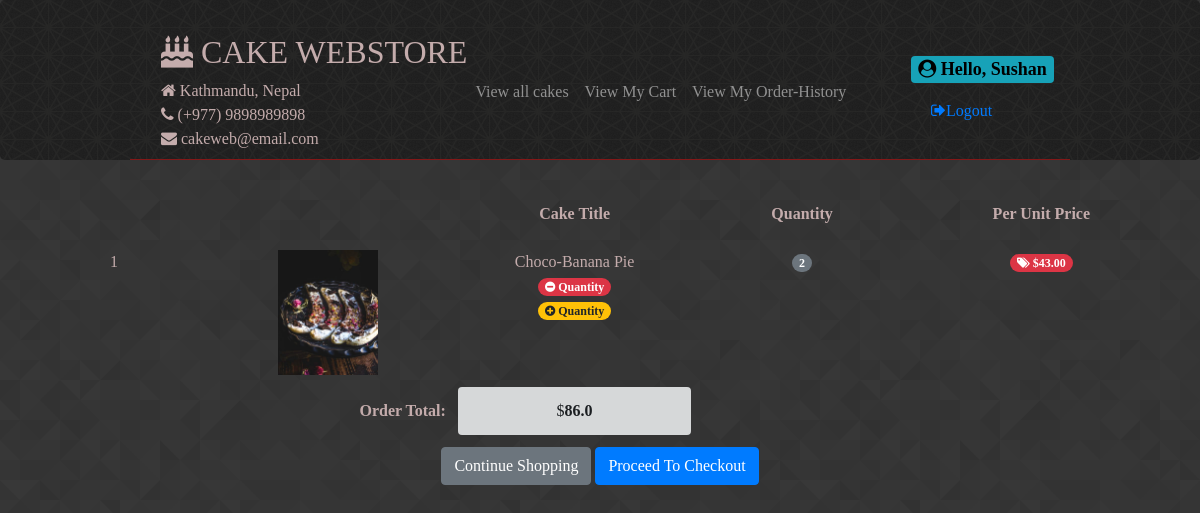
The page /order_summary/ (signed in) on the database as committed earlier.
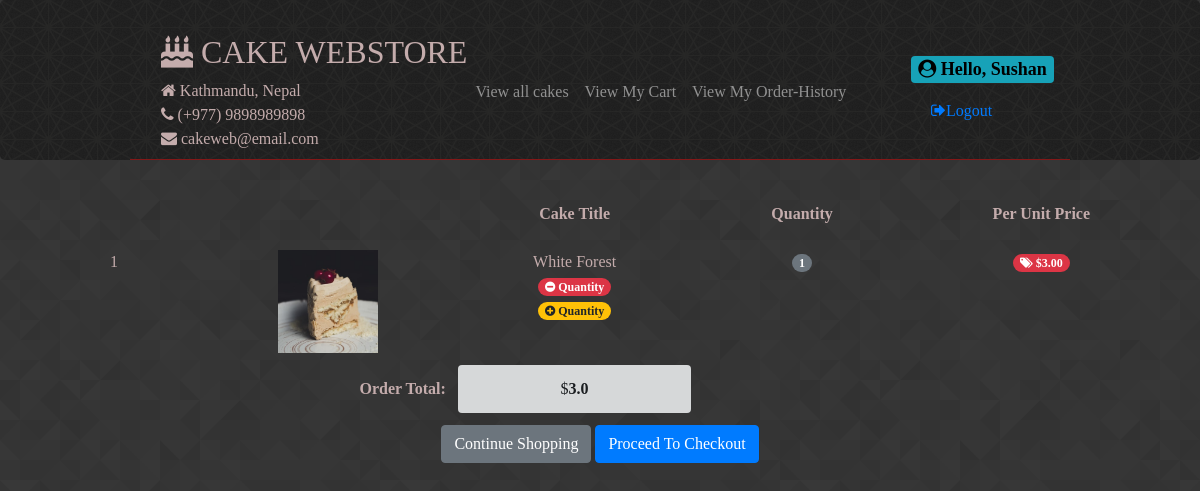
The same page on the database as committed later.
### store/models.py (models this page shows, shortened)
class OrderItem(models.Model):
    user = models.ForeignKey(settings.AUTH_USER_MODEL,
                             on_delete=models.CASCADE)
    ordered = models.BooleanField(default=False)
    item = models.ForeignKey(Product, on_delete=models.CASCADE)
    qty = models.IntegerField(default=1)

class Product(models.Model):
    id = models.AutoField(primary_key=True)
    name = models.CharField(max_length=200)
    description = models.TextField()
    occasion = models.CharField(choices=OCCASIONS, max_length=2, default='G')
    price = models.FloatField()
    discount_rate = models.FloatField(null=False, blank=True, default=0)
    sale_start = models.DateTimeField(blank=True, null=True, default=None)
    sale_end = models.DateTimeField(blank=True, null=True, default=None)
    photo = models.ImageField(blank=True, null=True,
                              default=None, upload_to='products')
    def is_on_sale(self):
        now = timezone.now()
        if self.sale_start:
            if self.sale_end:
                return self.sale_start <= now <= self.sale_end
            return self.sale_start <= now
        return False
    def get_price(self):
        return self.price
    def get_rounded_price(self):
        return round(self.price, 2)
    def current_price(self):
        if self.is_on_sale():
            discounted_price = self.price * (1 - self.discount_rate)
            return round(discounted_price, 2)
        return self.get_rounded_price()
    def __str__(self):
        return self.name

class Cart(models.Model):
    user = models.ForeignKey(settings.AUTH_USER_MODEL,
                             on_delete=models.CASCADE)
    items = models.ManyToManyField(OrderItem)
    start_date = models.DateTimeField(auto_now_add=True)
    ordered_date = models.DateTimeField()
    ordered = models.BooleanField(default=False)
    delivery_address = models.CharField(max_length=500, default='None')
    phone = models.CharField(max_length=20, default='None')
    def getCartItems(self):
        return self.items.all()
    def getCartTotal(self):
        return sum([each.item.current_price()*each.qty for each in self.items.all()])

### store/views.py (the view)
# urls.py: path(r'order_summary/', store.views.getCart, name='order_summary'),
@login_required(login_url='/')
def getCart(request):
    order = get_user_pending_order(request)
    context = {
        'order': order,
    }
    return render(request, 'store/order_summary.html', context)

### store/views.py (called while the page is built)
@login_required()
def get_user_pending_order(request):
    cart_qs = Cart.objects.filter(
        user=request.user,
        ordered=False
    )
    if cart_qs.exists():
        cart = cart_qs[0]
        return cart
    else:
        return 0

### store/templates/store/order_summary.html (shortened to what this page needs)
{% extends "base.html" %}
{% block content %}
<section>
  <div class="row">
    <table class="table table-hover table-borderless text-center">
      <tr class="text-center">
        <th class="fit"></th>
        <th class="fit"></th>
        <th class="fit">Cake Title</th>
        <th class="fit">Quantity</th>
        <th class="fit">Per Unit Price</th>
      </tr>
      {% for each in order.getCartItems %}
      <tr>
        <td>{{ forloop.counter }}</td>
        <td>
          {% if each.item.photo %}
          <a href="{% url 'showCake' each.item.id %}">
            <img class="img-rounded hover-effect" width="100" src="{{ MEDIA_URL }}{{ each.item.photo }}" />
          </a>
          {% endif %}
        </td>
        <td>
          {{ each.item }}<br>
          <a href="{% url 'removeFromCart_OS' each.item.id %}">
            <span class="badge badge-pill badge-danger"><i class="fa fa-minus-circle"></i>&nbsp</i>Quantity</span>
          </a><br>
          <a href="{% url 'addToCart_OS' each.item.id %}">
            <span class="badge badge-pill badge-warning"><i class="fa fa-plus-circle"></i>&nbsp</i>Quantity</span>
          </a>
        </td>
        <td>
          <span class="badge badge-pill badge-secondary">{{each.qty}}</span>
        </td>
        <td>
          {% if each.item.is_on_sale %}
          <span class="badge badge-pill badge-danger">
            <iclass="fa fa-tags"></i>&nbsp<del>${{ each.item.get_price|floatformat:2 }}</del>
          </span><br />
          <span class="badge badge-pill badge-warning">SALE: ${{ each.item.current_price|floatformat:2 }}</span>
          {% else %}
          <span class="badge badge-pill badge-danger"><i
              class="fa fa-tags"></i>&nbsp${{ each.item.get_price|floatformat:2 }}</span>
          {% endif %}
        </td>
      </tr>
      {% empty %}
      <tr>
        <td colspan=5> You have not added any items yet.</td>
      </tr>
      {% endfor %}
      <tr>
        {% if order.getCartTotal != None %}
        <td colspan=2>
          <strong class="pull-right">Order Total:</strong>
        </td>
        <td colspan=1 class="alert alert-dark" role="alert">
          $<strong>{{ order.getCartTotal }}</strong>
        </td>
        {% endif %}
      </tr>
      <tr>
        <td colspan=5>
          <a class = 'btn btn-secondary' href="{% url 'listAllCakes' %}">
            {% if order %}Continue Shopping{% else %}Add Items to
            Cart {% endif %}
          </a>
          {% if order.getCartItems %}
          <a href="{% url 'place_order' %}" class="btn btn-primary">Proceed To Checkout</a>
          {% endif %}
        </td>
      </tr>
    </table>
  </div>
</section>
{% endblock %}

### store/templates/base.html (shortened to what this page needs)
<!DOCTYPE HTML>
<html>
<head>
  <link rel="stylesheet" href="https://stackpath.bootstrapcdn.com/bootstrap/4.1.3/css/bootstrap.min.css"
>
  <link rel="stylesheet" href="https://stackpath.bootstrapcdn.com/font-awesome/4.7.0/css/font-awesome.min.css">
  {% load static %}
  <link rel="stylesheet" type="text/css" href="{% static 'store/styles.css' %}">
</head>
<body>
  <header class="jumbotron">
    <nav class="navbar navbar-expand-md navbar-dark" id="navbar">
      <div class="container">
        <div>
          <h2 class="text-uppercase"><i class="fa fa-birthday-cake"></i>&nbspCAKE WEBSTORE</h2>
          <div><i class="fa fa-home"></i>&nbspKathmandu, Nepal</div>
          <div><i class="fa fa-phone"></i>&nbsp(+977) 9898989898</div>
          <div><i class="fa fa-envelope"></i>&nbspcakeweb@email.com</div>
        </div>
        <section class="collapse navbar-collapse" id="myTogglerNav">
          <div class="navbar-nav">
            <a class="nav-item nav-link" href="{% url 'listAllCakes' %}">View all cakes</a>
            <a class="nav-item nav-link" href="{% url 'order_summary' %}">View My Cart</a>
            <a class="nav-item nav-link" href="{% url 'order_history' %}">View My Order-History</a>
          </div>
        </section>
      </div>
      <nav>
        <h4><span class="badge badge-info username"><i class="fa fa-user-circle">&nbsp</i>Hello,
            {{user.first_name}}</span></h4>
        <a class="nav-item nav-link" href="{% url 'logout' %}">&nbsp<i class="fa fa-sign-out"></i>Logout</a>
  </header>
  <div class="container">
    {% block content %}
    {% endblock %}
  </div>
</body>
</html>

### store/static/store/styles.css (style rules this page uses)
body { font-family: Caslon !important; color: #c4acac; background: url(images/prism.png) fixed; }
.jumbotron { font-family: AmaticSC-Regular !important; background: url(images/black_thread.png) fixed; margin-bottom: 20px; padding: 25px 100px 0 100px; color: #c4acac; }
.navbar { margin: 0 30px 30px 30px; border-bottom: 1px solid rgb(131, 24, 24); }
header { position: sticky; z-index: 1; display: block; top: 0; padding: 10px 16px; background: url(images/cartographer.png) fixed; }
.username { color:black !important; }
.table td.fit, .table th.fit { white-space: nowrap; width: 1%; }
.table td { text-align: center; }
table { margin-left:auto; margin-right:auto; }

Rows that differ between the two databases and show on the page:
no longer on this page (row edited): OrderItem: item.photo (picture), item "Choco-Banana Pie", qty "2", item.get_price "43.00"
no longer on this page (row edited): Cart: getCartTotal "86.0"
added OrderItem: item.photo (picture), item "White Forest", qty "1", item.get_price "3.00"
added Cart: getCartTotal "3.0"
